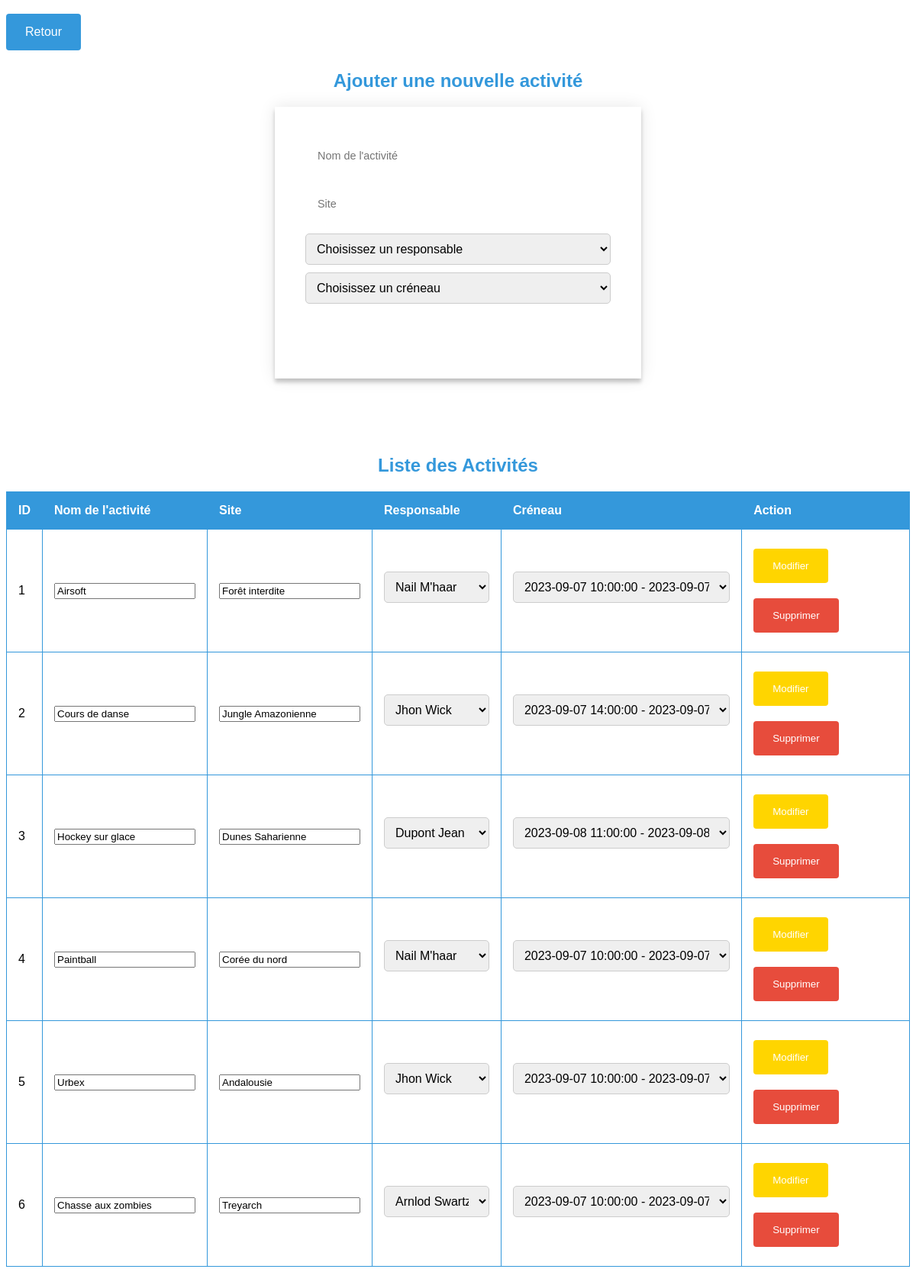
Screenshot of /Gestion/Activités/gestion_activites.php with the database file from the repository.
### tables this page shows
CREATE TABLE `activite` (
  `id_act` int(11) NOT NULL AUTO_INCREMENT,
  `nom_act` varchar(100) DEFAULT NULL,
  `site` varchar(100) DEFAULT NULL,
  `num_resp` int(11) DEFAULT NULL,
  PRIMARY KEY (`id_act`)
);

### Gestion/Activités/gestion_activites.php (the view, shortened to what this page needs)
<!DOCTYPE html>
<html lang="fr">
<head>
    <link rel="stylesheet" href="../../assets/css/style.css">
</head>
<body>
    <a href="../../dashboard.php" class="button">Retour</a>
    <h1 class="Title" class="hey">Ajouter une nouvelle activité</h1 class="Title">
    <div class="form">
        <form method="POST" action="">
            <input type="text" name="nom_act" placeholder="Nom de l'activité" required><br>
            <input type="text" name="site" placeholder="Site" required><br>
            <select name='num_resp' required>
                <?php
                echo '<option value="" disabled selected>Choisissez un responsable</option>';
                ?>
            </select><br>
            <select name="id_creneau" required>
                <?php
                echo '<option value="" disabled selected>Choisissez un créneau</option>';
                ?>
            </select><br>
            <button type="submit" name="ajouter">Ajouter</button>
        </form>
    </div>
    <h1 class="Title">Liste des Activités</h1 class="Title">
    <?php
    $activitesQuery = "SELECT a.*, r.num_resp, r.nom_resp, r.prenom_resp, c.id_creneau, c.heure_debut, c.heure_fin
                       FROM activite a
                       LEFT JOIN responsable r ON a.num_resp = r.num_resp
                       LEFT JOIN avoir av ON a.id_act = av.id_act
                       LEFT JOIN creneau c ON av.id_creneau = c.id_creneau";
    $activitesResult = mysqli_query($conn, $activitesQuery);
    if (mysqli_num_rows($activitesResult) > 0) {
        echo "<table border='1'>";
        echo "<tr><th>ID</th><th>Nom de l'activité</th><th>Site</th><th>Responsable</th><th>Créneau</th><th>Action</th></tr>";
        while ($activite = mysqli_fetch_assoc($activitesResult)) {
            echo "<form method='POST' action=''>";
            echo "<tr>";
            echo "<td>{$activite['id_act']}</td>";
            echo "<td><input type='text' name='nom_act' value='{$activite['nom_act']}' required></td>";
            echo "<td><input type='text' name='site' value='{$activite['site']}'></td>";
            echo "<td>";
            echo "<select name='num_resp' required>";
            $responsablesQuery = "SELECT * FROM responsable";
            $responsablesResult = mysqli_query($conn, $responsablesQuery);
            while ($responsable = mysqli_fetch_assoc($responsablesResult)) {
                $selected = ($activite['num_resp'] == $responsable['num_resp']) ? 'selected' : '';
                echo "<option value='{$responsable['num_resp']}' $selected>{$responsable['nom_resp']} {$responsable['prenom_resp']}</option>";
            }
            echo "</select>";
            echo "</td>";
            echo "<td>";
            echo "<select name='id_creneau' required>";
            $creneauxQuery = "SELECT * FROM creneau";
            $creneauxResult = mysqli_query($conn, $creneauxQuery);
            while ($creneau = mysqli_fetch_assoc($creneauxResult)) {
                $selected = ($activite['id_creneau'] == $creneau['id_creneau']) ? 'selected' : '';
                echo "<option value='{$creneau['id_creneau']}' $selected>{$creneau['heure_debut']} - {$creneau['heure_fin']}</option>";
            }
            echo "</select>";
            echo "</td>";
            echo "<td><input type='hidden' name='id_act' value='{$activite['id_act']}'>";
            echo "<button class=\"bt2\" type=\"submit\" name=\"modifier\">Modifier</button> ";
            echo "<button class=\"bt3\" type=\"submit\" name=\"supprimer\">Supprimer</button></td>";
            echo "</tr>";
            echo "</form>";
        }
        echo "</table>";
    } else {
        echo "<div class='err_message'> Aucune activité trouvée.</div>";
    }
    ?>
</body>
</html>

### assets/css/style.css (style rules this page uses)
body { font-family: "Poppins", sans-serif; background-color: var(--first-color); }
h1.Title { text-align: center; margin-bottom: 20px; color: #3498db; font-size: 24px; }
table { width: 100%; border-collapse: collapse; margin-bottom: 20px; }
table, th, td { border: 1px solid #3498db; }
th, td { padding: 15px; text-align: left; }
th { background-color: #3498db; color: #ffffff; }
.button_edit, a.button, a.button2, a.button3, button.bt, button.bt2, button.bt3 { display: inline-block; padding: 15px 25px; margin: 10px 0; color: #ffffff; text-decoration: none; border-radius: 4px; border: none; cursor: pointer; transition: background-color 0.5s ease; }
.button_edit, a.button, button.bt { background-color: #3498db; }
a.button2, button.bt2 { background-color: #ffd500; }
a.button3, button.bt3 { background-color: #e74c3c; }
.form { position: relative; z-index: 1; background: #ffffff; max-width: 400px; margin: 0 auto 100px; padding: 40px; text-align: center; box-shadow: 0 0 20px 0 rgba(0, 0, 0, 0.1), 0 5px 5px 0 rgba(0, 0, 0, 0.2); }
.form input { outline: 0; background: var(--input-bgcolor); width: 100%; border: 0; margin: 0 0 15px; padding: 1rem; font-size: 0.9rem; }
.form button { text-transform: uppercase; outline: 0; background: var(--fourth-color); width: 100%; border: 0; padding: 15px; color: #ffffff; font-size: 1rem; -webkit-transition: all 0.3s ease; transition: all 0.3s ease; cursor: pointer; }
select { width: 100%; padding: 10px; font-size: 16px; border: 1px solid #ccc; border-radius: 5px; outline: none; margin-bottom: 10px; }
select option[disabled][selected] { display: none; }

### rows the page displays
activite: id_act "1", nom_act "Airsoft", site "Forêt interdite"
activite: id_act "2", nom_act "Cours de danse", site "Jungle Amazonienne"
activite: id_act "3", nom_act "Hockey sur glace", site "Dunes Saharienne"
activite: id_act "4", nom_act "Paintball", site "Corée du nord"
activite: id_act "5", nom_act "Urbex", site "Andalousie"
activite: id_act "6", nom_act "Chasse aux zombies", site "Treyarch"

### other values shown
form field num_resp "Nail M'haar"
form field id_creneau "2023-09-07 10:00:00 - 2023-09-07 12:00:00"
form field num_resp "Jhon Wick"
form field id_creneau "2023-09-07 14:00:00 - 2023-09-07 16:00:00"
form field num_resp "Dupont Jean"
form field id_creneau "2023-09-08 11:00:00 - 2023-09-08 13:00:00"
form field num_resp "Arnlod Swartzy"
